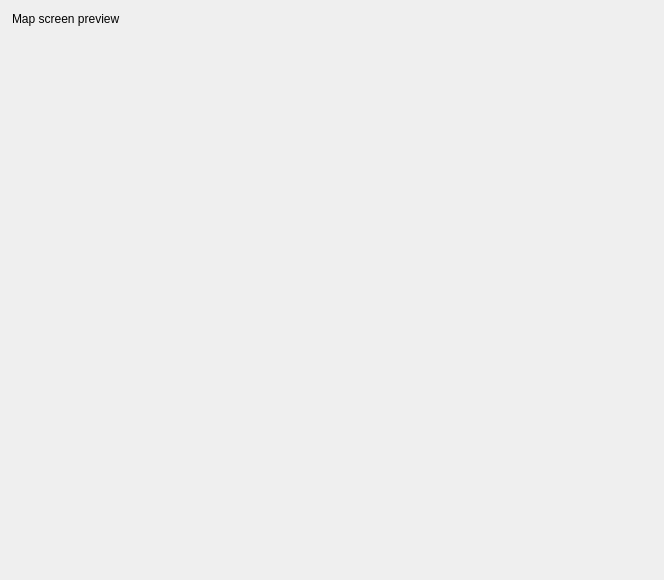
         <widget class="QFrame" name="mapPreviewPanel">
          <property name="frameShape">
           <enum>QFrame::Shape::NoFrame</enum>
          </property>
          <layout class="QVBoxLayout" name="mapPreviewLayout">
           <property name="spacing">
            <number>8</number>
           </property>
           <property name="leftMargin">
            <number>12</number>
           </property>
           <property name="topMargin">
            <number>12</number>
           </property>
           <property name="rightMargin">
            <number>12</number>
           </property>
           <property name="bottomMargin">
            <number>12</number>
           </property>
           <item>
            <widget class="QLabel" name="mapPreviewTitle">
             <property name="text">
              <string>Map screen preview</string>
             </property>
            </widget>
           </item>
           <item>
            <widget class="QLabel" name="mapCanvas">
             <property name="minimumSize">
              <size>
               <width>640</width>
               <height>480</height>
              </size>
             </property>
             <property name="text">
              <string/>
             </property>
             <property name="alignment">
              <set>Qt::AlignmentFlag::AlignCenter</set>
             </property>
            </widget>
           </item>
           <item>
            <widget class="QLabel" name="mapCaptionLabel">
             <property name="text">
              <string/>
             </property>
             <property name="wordWrap">
              <bool>true</bool>
             </property>
            </widget>
           </item>
           <item>
            <widget class="QLabel" name="mapProblemsLabel">
             <property name="text">
              <string/>
             </property>
             <property name="wordWrap">
              <bool>true</bool>
             </property>
            </widget>
           </item>
           <item>
            <spacer name="mapPreviewSpacer">
             <property name="orientation">
              <enum>Qt::Orientation::Vertical</enum>
             </property>
             <property name="sizeHint" stdset="0">
              <size>
               <width>20</width>
               <height>10</height>
              </size>
             </property>
            </spacer>
           </item>
          </layout>
         </widget>
